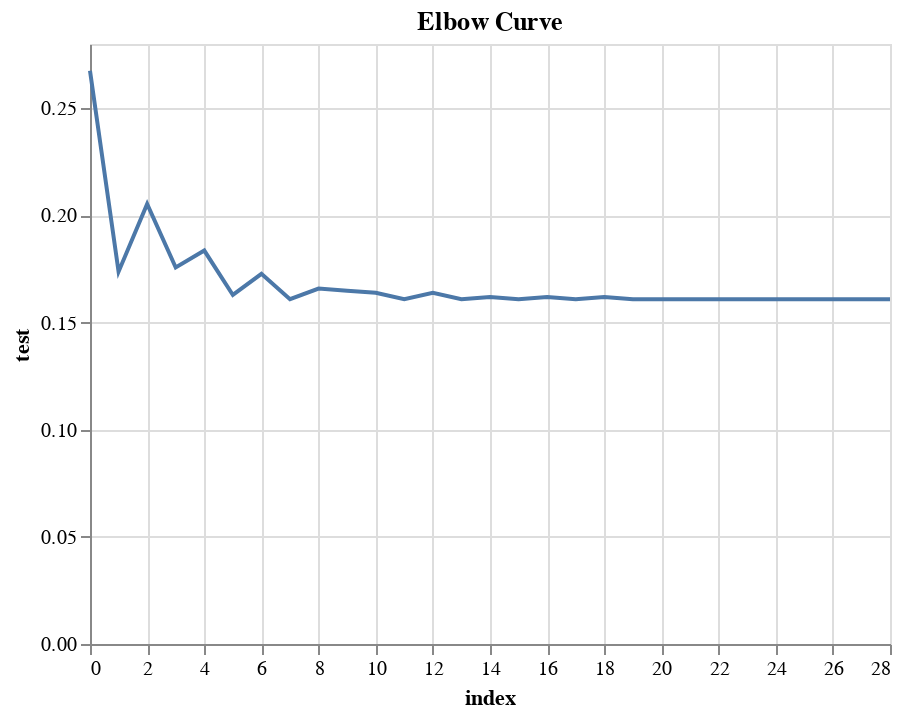

Notebook code cell kept with this figure:
### Code cell
import pandas as pd  
dframe = pd.DataFrame(test) 
dframe['index'] = dframe.index
dframe.columns =['test', 'index']
import altair as alt
alt.Chart(dframe).mark_line().encode(
    x='index',
    y='test'
).properties(
    title="Elbow Curve",
    width=400,
    height=300,
)

### Figure 1 — Vega-Lite specification as saved in the notebook (floating-point values rounded to 4 significant figures)
{"config": {"view": {"continuousWidth": 400, "continuousHeight": 300}}, "data": {"name": "data-43264eb6620e1406f48c1e040d012c05"}, "mark": "line", "encoding": {"x": {"field": "index", "type": "quantitative"}, "y": {"field": "test", "type": "quantitative"}}, "height": 300, "title": "Elbow Curve", "width": 400, "$schema": "https://vega.github.io/schema/vega-lite/v4.17.0.json", "datasets": {"data-43264eb6620e1406f48c1e040d012c05": [{"test": 0.2675, "index": 0}, {"test": 0.1737, "index": 1}, {"test": 0.2053, "index": 2}, {"test": 0.1757, "index": 3}, {"test": 0.1836, "index": 4}, {"test": 0.1629, "index": 5}, {"test": 0.1728, "index": 6}, {"test": 0.1609, "index": 7}, {"test": 0.1658, "index": 8}, {"test": 0.1649, "index": 9}, {"test": 0.1639, "index": 10}, {"test": 0.1609, "index": 11}, {"test": 0.1639, "index": 12}, {"test": 0.1609, "index": 13}, {"test": 0.1619, "index": 14}, {"test": 0.1609, "index": 15}, {"test": 0.1619, "index": 16}, {"test": 0.1609, "index": 17}, {"test": 0.1619, "index": 18}, {"test": 0.1609, "index": 19}, {"test": 0.1609, "index": 20}, {"test": 0.1609, "index": 21}, {"test": 0.1609, "index": 22}, {"test": 0.1609, "index": 23}, {"test": 0.1609, "index": 24}, {"test": 0.1609, "index": 25}, {"test": 0.1609, "index": 26}, {"test": 0.1609, "index": 27}, {"test": 0.1609, "index": 28}]}}
